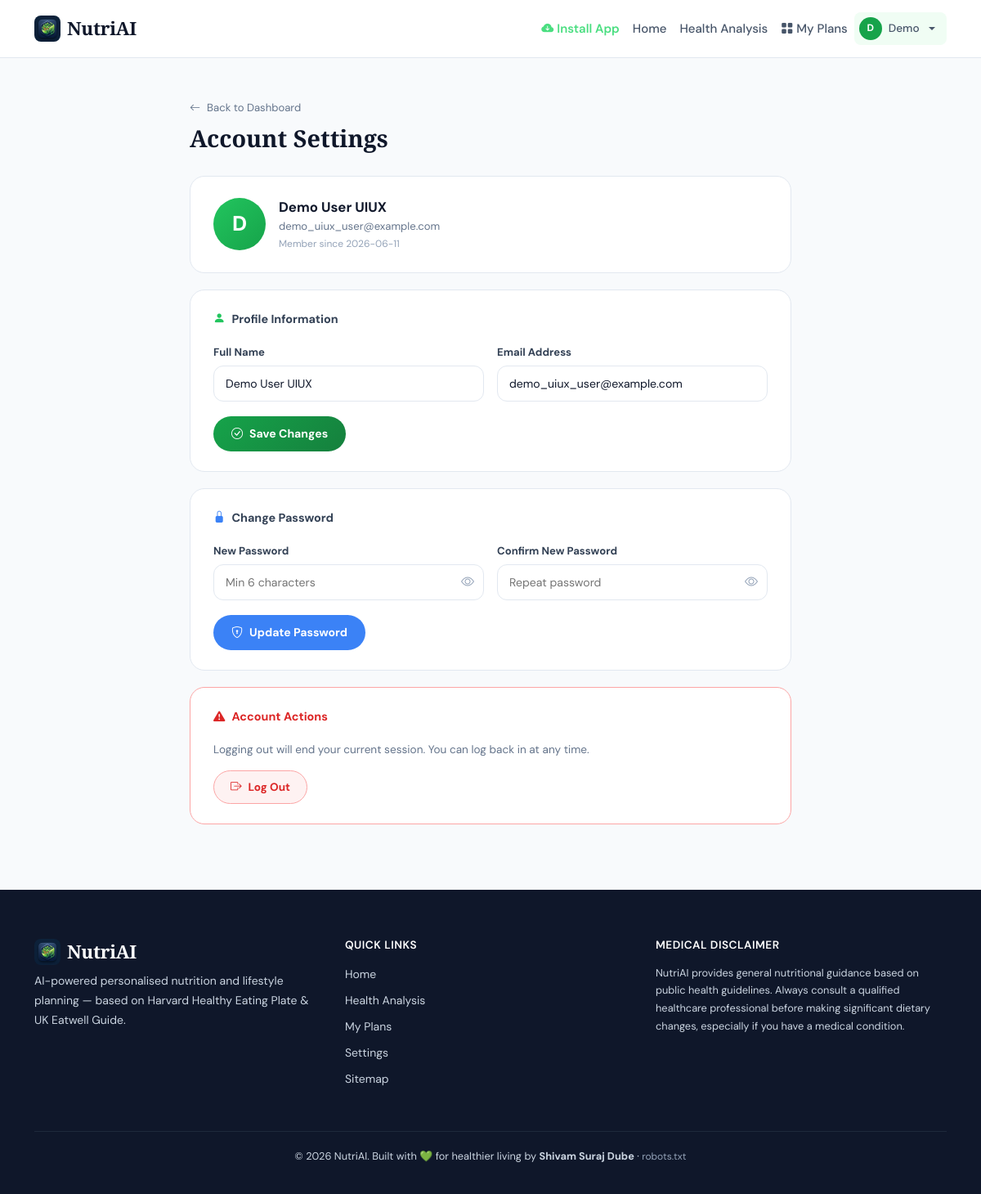
The page /account/settings (signed in) on the database its author committed.
### tables this page shows
CREATE TABLE accounts (
                id           INTEGER PRIMARY KEY AUTOINCREMENT,
                name         TEXT    NOT NULL,
                email        TEXT    UNIQUE NOT NULL,
                password     TEXT    NOT NULL,
                avatar_color TEXT    DEFAULT '#22c55e',
                created_at   TEXT    DEFAULT CURRENT_TIMESTAMP,
                last_login   TEXT
            );

### app.py (the view, shortened to what this page needs)
@app.route('/account/settings', methods=['GET','POST'])
@login_required
def account_settings():
    account = get_account_by_id(session['account_id'])
    return render_template('auth/settings.html', account=account)

### app.py (called while the page is built)
@app.context_processor
def inject_now():
    return {'now': lambda: datetime.now(timezone.utc)}

def login_required(f):
    @wraps(f)
    def d(*a, **k):
        if not session.get('account_id'):
            flash('Please log in to access that page.', 'warning')
            return redirect(url_for('login', next=request.path))
        return f(*a, **k)
    return d

@app.after_request
def add_sw_header(response):
    if '/sw.js' in request.path:
        response.headers['Service-Worker-Allowed'] = '/'
        response.headers['Cache-Control'] = 'no-cache, no-store, must-revalidate'
    return response

### db.py (called while the page is built)
def get_db(retries=3, delay=2):
    if USE_PG:
        for attempt in range(1, retries + 1):
            try:
                conn = psycopg2.connect(
                    _pg_dsn,
                    cursor_factory=psycopg2.extras.RealDictCursor,
                    connect_timeout=5,
                )
                return conn
            except psycopg2.OperationalError as e:
                if attempt == retries:
                    raise
                print(f"[DB] Connection attempt {attempt}/{retries} failed: {e}. Retrying in {delay}s...")
                time.sleep(delay)
                delay *= 2  # exponential backoff
    else:
        conn = sqlite3.connect(Config.DATABASE_PATH)
        conn.row_factory = sqlite3.Row
        conn.execute("PRAGMA foreign_keys = ON")
        return conn

def q(sql):
    if USE_PG:
        return sql.replace('?', '%s')
    return sql

def fetchone(conn, sql, params=()):
    cur = conn.cursor()
    cur.execute(q(sql), params)
    row = cur.fetchone()
    if row is None:
        return None
    return dict(row)

### models/auth_model.py (called while the page is built)
def get_account_by_id(account_id):
    conn = get_db()
    try:
        return fetchone(conn, 'SELECT * FROM accounts WHERE id = ?', (account_id,))
    finally:
        conn.close()

### templates/auth/settings.html (shortened to what this page needs)
{% extends "base.html" %}
{% block content %}
<div class="settings-page">
  <div class="container" style="max-width:760px;padding-top:48px;padding-bottom:60px;">
    <div class="settings-header">
      <a href="{{ url_for('my_dashboard') }}" class="settings-back">
        <i class="bi bi-arrow-left me-1"></i>Back to Dashboard
      </a>
      <h2 class="settings-title">Account Settings</h2>
    </div>
    <div class="settings-card">
      <div class="settings-card-header">
        <div class="settings-avatar">{{ account.name[0].upper() if account and account.name else 'U' }}</div>
        <div>
          <div class="settings-name">{{ account.name }}</div>
          <div class="settings-email-tag">{{ account.email }}</div>
          <div class="settings-member">Member since {{ account.created_at[:10] if account and account.created_at else '—' }}</div>
        </div>
      </div>
    </div>
    <div class="settings-card">
      <div class="settings-card-title"><i class="bi bi-person-fill me-2" style="color:#22c55e;"></i>Profile Information</div>
      <form method="POST" action="{{ url_for('account_settings') }}">
        <div class="settings-form-row">
          <div class="settings-field">
            <label>Full Name</label>
            <input type="text" name="name" class="settings-input" value="{{ account.name if account else '' }}" required>
          </div>
          <div class="settings-field">
            <label>Email Address</label>
            <input type="email" name="email" class="settings-input" value="{{ account.email if account else '' }}" required>
          </div>
        </div>
        <button type="submit" class="settings-btn-save">
          <i class="bi bi-check-circle me-2"></i>Save Changes
        </button>
      </form>
    </div>
    <div class="settings-card">
      <div class="settings-card-title"><i class="bi bi-lock-fill me-2" style="color:#3b82f6;"></i>Change Password</div>
      <form method="POST" action="{{ url_for('account_settings') }}" id="pwForm" novalidate>
        <div class="settings-form-row">
          <div class="settings-field">
            <label>New Password</label>
            <div class="auth-input-wrap">
              <input type="password" name="new_password" id="newPw" class="settings-input" placeholder="Min 6 characters" required>
              <button type="button" class="auth-eye" onclick="togglePw('newPw','eye1')"><i class="bi bi-eye" id="eye1"></i></button>
            </div>
          </div>
          <div class="settings-field">
            <label>Confirm New Password</label>
            <div class="auth-input-wrap">
              <input type="password" name="confirm_password" id="confPw" class="settings-input" placeholder="Repeat password" required>
              <button type="button" class="auth-eye" onclick="togglePw('confPw','eye2')"><i class="bi bi-eye" id="eye2"></i></button>
            </div>
          </div>
        </div>
        <button type="submit" class="settings-btn-save" style="background:#3b82f6;">
          <i class="bi bi-shield-lock me-2"></i>Update Password
        </button>
      </form>
    </div>
    <div class="settings-card settings-danger-card">
      <div class="settings-card-title" style="color:#dc2626;"><i class="bi bi-exclamation-triangle-fill me-2"></i>Account Actions</div>
      <p style="font-size:0.85rem;color:#64748b;margin-bottom:14px;">Logging out will end your current session. You can log back in at any time.</p>
      <a href="{{ url_for('logout') }}" class="settings-btn-danger">
        <i class="bi bi-box-arrow-right me-2"></i>Log Out
      </a>
    </div>
  </div>
</div>
{% endblock %}

### static/css/style.css (style rules this page uses)
:root { --green-50: #f0fdf4; --green-100: #dcfce7; --green-400: #4ade80; --green-500: #22c55e; --green-600: #16a34a; --green-700: #15803d; --green-800: #166534; --amber-400: #fbbf24; --amber-500: #f59e0b; --red-400: #f87171; --red-500: #ef4444; --blue-500: #3b82f6; --slate-50: #f8fafc; --slate-100: #f1f5f9; --slate-200: #e2e8f0; --slate-300: #cbd5e1; --slate-600: #475569; --slate-700: #334155; --slate-800: #1e293b; --slate-900: #0f172a; --white: #ffffff; --shadow-sm: 0 1px 3px rgba(0,0,0,0.06), 0 1px 2px rgba(0,0,0,0.04); --shadow: 0 4px 6px -1px rgba(0,0,0,0.07), 0 2px 4px -1px rgba(0,0,0,0.04); --shadow-md: 0 10px 25px -3px rgba(0,0,0,0.08), 0 4px 6px -2px rgba(0,0,0,0.04); --shadow-lg: 0 20px 50px -10px rgba(0,0,0,0.12); --radius-sm: 8px; --radius: 12px; --radius-lg: 20px; --radius-xl: 28px; --transition: all 0.2s cubic-bezier(0.4, 0, 0.2, 1); }
* { box-sizing: border-box; }
body { font-family: 'DM Sans', sans-serif; font-size: 15px; line-height: 1.6; color: var(--slate-800); background: var(--white); -webkit-font-smoothing: antialiased; }
h1, h2, h3, h4, h5, .brand-name { font-family: 'Playfair Display', Georgia, serif; font-weight: 600; line-height: 1.2; }
a { text-decoration: none; color: var(--green-600); }
.auth-input-wrap { position: relative; }
.auth-eye { position: absolute; right: 12px; top: 50%; transform: translateY(-50%); background: none; border: none; color: #94a3b8; cursor: pointer; font-size: 1rem; padding: 0; }
.settings-page { background:#f8fafc; min-height:100vh; }
.settings-header { margin-bottom:28px; }
.settings-back { font-size:0.82rem; color:#64748b; text-decoration:none; display:inline-flex; align-items:center; gap:4px; margin-bottom:10px; }
.settings-title { font-family:'Playfair Display',serif; font-size:1.8rem; color:#0f172a; margin:0; }
.settings-card { background:#fff; border-radius:18px; border:1.5px solid #e2e8f0; padding:24px 28px; margin-bottom:20px; }
.settings-card-header { display:flex; align-items:center; gap:16px; }
.settings-avatar { width:64px; height:64px; border-radius:50%; background:linear-gradient(135deg,#22c55e,#16a34a); color:#fff; display:flex; align-items:center; justify-content:center; font-size:1.6rem; font-weight:800; flex-shrink:0; }
.settings-name { font-weight:700; font-size:1.05rem; color:#0f172a; }
.settings-email-tag { font-size:0.82rem; color:#64748b; }
.settings-member { font-size:0.75rem; color:#94a3b8; margin-top:2px; }
.settings-card-title { font-size:0.9rem; font-weight:700; color:#334155; margin-bottom:18px; display:flex; align-items:center; }
.settings-form-row { display:grid; grid-template-columns:1fr 1fr; gap:16px; margin-bottom:18px; }
.settings-field label { font-size:0.82rem; font-weight:700; color:#334155; display:block; margin-bottom:6px; }
.settings-input { width:100%; border:1.5px solid #e2e8f0; border-radius:12px; padding:10px 40px 10px 14px; font-size:0.88rem; font-family:'DM Sans',sans-serif; transition:all 0.2s; background:#fff; color:#0f172a; }
.settings-btn-save { background:linear-gradient(135deg,#16a34a,#15803d); color:#fff; border:none; border-radius:100px; padding:10px 22px; font-size:0.88rem; font-weight:700; cursor:pointer; display:inline-flex; align-items:center; transition:all 0.2s; }
.settings-danger-card { border-color:#fca5a5; }
.settings-btn-danger { background:#fef2f2; color:#dc2626; border:1.5px solid #fca5a5; border-radius:100px; padding:9px 20px; font-size:0.85rem; font-weight:700; text-decoration:none; display:inline-flex; align-items:center; transition:all 0.2s; }

### rows shown on the page
accounts: name "D", name "Demo User UIUX", email "demo_uiux_user@example.com", created_at "2026-06-11"

### other values the page prints
{{ session.account_name[0].upper() if session.account_name else 'U' }} "D"
{{ session.account_name.split()[0] if session.account_name else 'Account' }} "Demo"
